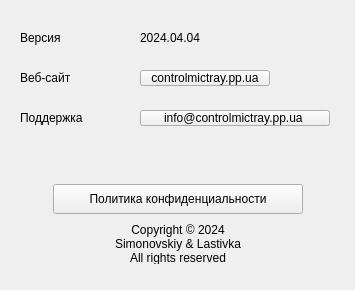
<?xml version="1.0" encoding="UTF-8"?>
<ui version="4.0">
 <class>AboutWindow</class>
 <widget class="QWidget" name="AboutWindow">
  <property name="windowModality">
   <enum>Qt::WindowModal</enum>
  </property>
  <property name="geometry">
   <rect>
    <x>0</x>
    <y>0</y>
    <width>355</width>
    <height>290</height>
   </rect>
  </property>
  <property name="minimumSize">
   <size>
    <width>355</width>
    <height>290</height>
   </size>
  </property>
  <property name="maximumSize">
   <size>
    <width>355</width>
    <height>290</height>
   </size>
  </property>
  <property name="windowTitle">
   <string>О программе</string>
  </property>
  <widget class="QLabel" name="WebSiteLabel">
   <property name="geometry">
    <rect>
     <x>20</x>
     <y>70</y>
     <width>100</width>
     <height>16</height>
    </rect>
   </property>
   <property name="text">
    <string>Веб-сайт</string>
   </property>
  </widget>
  <widget class="QLabel" name="ProgramVersionLabel">
   <property name="geometry">
    <rect>
     <x>20</x>
     <y>30</y>
     <width>100</width>
     <height>16</height>
    </rect>
   </property>
   <property name="text">
    <string>Версия</string>
   </property>
  </widget>
  <widget class="QLabel" name="EmailLabel">
   <property name="geometry">
    <rect>
     <x>20</x>
     <y>110</y>
     <width>100</width>
     <height>16</height>
    </rect>
   </property>
   <property name="text">
    <string>Поддержка</string>
   </property>
  </widget>
  <widget class="QLabel" name="ProgramVersion">
   <property name="geometry">
    <rect>
     <x>140</x>
     <y>30</y>
     <width>130</width>
     <height>16</height>
    </rect>
   </property>
   <property name="text">
    <string>2024.04.04</string>
   </property>
  </widget>
  <widget class="QLabel" name="Logo">
   <property name="geometry">
    <rect>
     <x>271</x>
     <y>20</y>
     <width>64</width>
     <height>64</height>
    </rect>
   </property>
   <property name="text">
    <string/>
   </property>
   <property name="pixmap">
    <pixmap>../resources/Frame.svg</pixmap>
   </property>
   <property name="scaledContents">
    <bool>true</bool>
   </property>
  </widget>
  <widget class="QPushButton" name="UrlPrivacyPolicy">
   <property name="geometry">
    <rect>
     <x>53</x>
     <y>184</y>
     <width>250</width>
     <height>30</height>
    </rect>
   </property>
   <property name="text">
    <string>Политика конфиденциальности</string>
   </property>
  </widget>
  <widget class="QLabel" name="Copyright">
   <property name="geometry">
    <rect>
     <x>78</x>
     <y>224</y>
     <width>200</width>
     <height>40</height>
    </rect>
   </property>
   <property name="text">
    <string>Copyright © 2024
Simonovskiy &amp; Lastivka
All rights reserved</string>
   </property>
   <property name="alignment">
    <set>Qt::AlignCenter</set>
   </property>
  </widget>
  <widget class="QPushButton" name="WebSite">
   <property name="geometry">
    <rect>
     <x>140</x>
     <y>70</y>
     <width>130</width>
     <height>16</height>
    </rect>
   </property>
   <property name="text">
    <string>controlmictray.pp.ua</string>
   </property>
  </widget>
  <widget class="QPushButton" name="Email">
   <property name="geometry">
    <rect>
     <x>140</x>
     <y>110</y>
     <width>190</width>
     <height>16</height>
    </rect>
   </property>
   <property name="text">
    <string>info@controlmictray.pp.ua </string>
   </property>
  </widget>
  <widget class="QLabel" name="LogoFrame">
   <property name="geometry">
    <rect>
     <x>277</x>
     <y>26</y>
     <width>52</width>
     <height>52</height>
    </rect>
   </property>
   <property name="text">
    <string/>
   </property>
   <property name="pixmap">
    <pixmap>../resources/Microphone.svg</pixmap>
   </property>
   <property name="scaledContents">
    <bool>true</bool>
   </property>
  </widget>
 </widget>
 <resources/>
 <connections/>
</ui>
